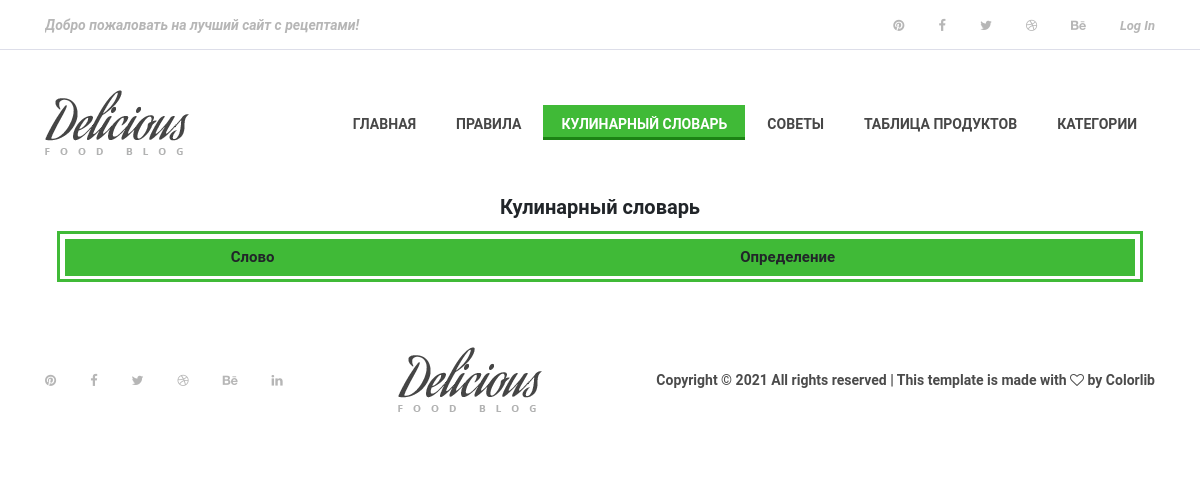
The app's page /dictionary/, older data.
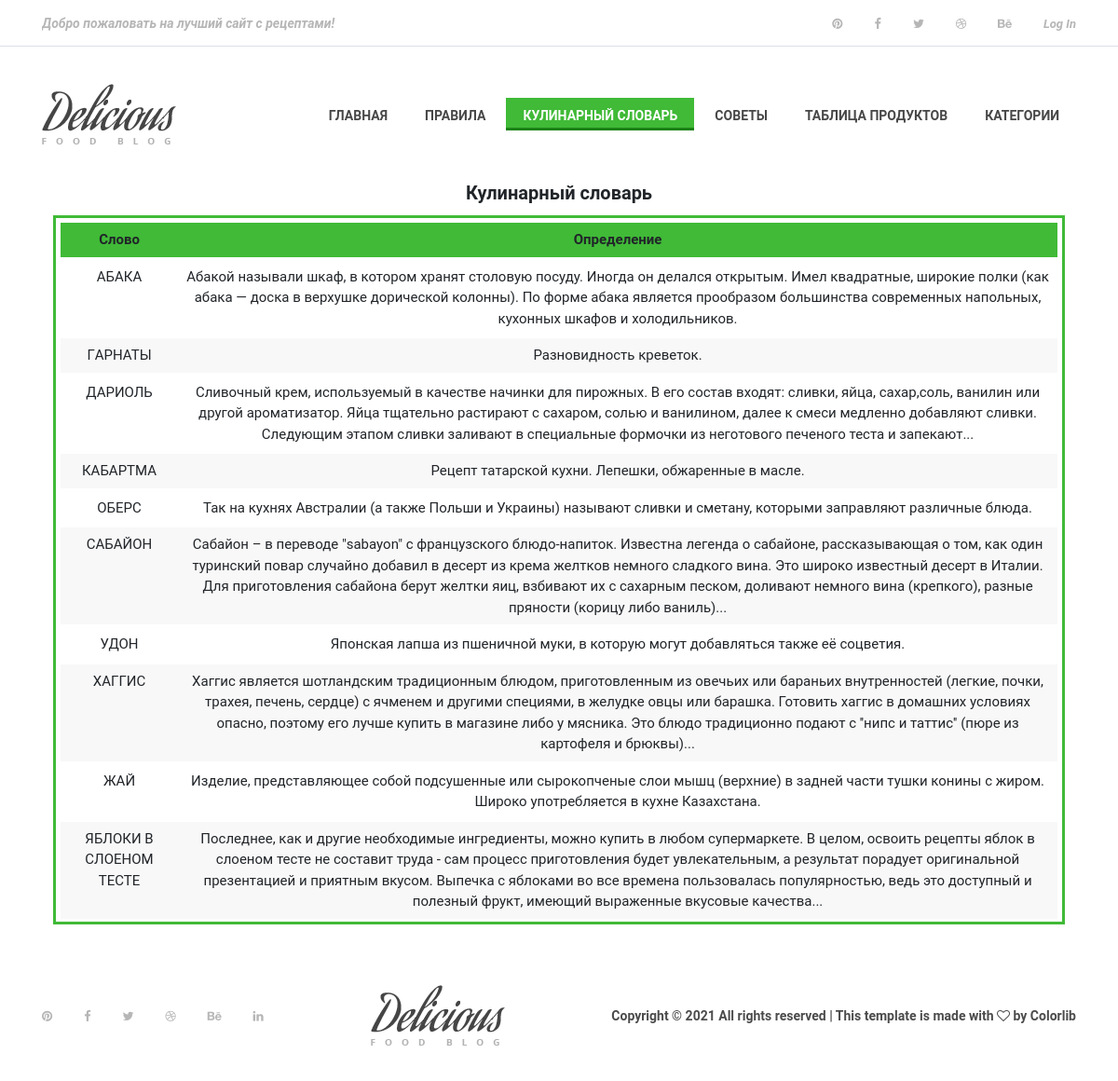
The same page, newer data.
### main/models.py (models this page shows, shortened)
class Dictionary(models.Model):
    DictionaryID = models.AutoField(primary_key=True)
    Name = models.CharField(max_length=100)
    Description = models.TextField()
    class Meta:
        verbose_name = 'Определение'
        verbose_name_plural = 'Определения'

### main/views.py (the view)
# urls.py: path('dictionary/', include('main.urls')),
def dictionary(request):
    dictionary = Dictionary.objects.all()
    return render(request, 'main/dictionary.html', {'dictionary': dictionary})

### main/templates/main/dictionary.html (shortened to what this page needs)
{% load static %}
<!DOCTYPE html>
<html lang="ru">
  <head>
    <link
      href="https://cdn.jsdelivr.net/npm/bootstrap@5.0.0/dist/css/bootstrap.min.css"
      rel="stylesheet"
    />
    <link rel="stylesheet" href="{% static 'style.css' %}" />
    <link rel="stylesheet" href="{% static 'categorystyle/style.css' %}" />
  </head>
  <body>
    <header class="header-area">
      <div class="top-header-area">
        <div class="container h-100">
          <div class="row h-100 align-items-center justify-content-between">
            <div class="col-12 col-sm-6">
              <div class="breaking-news">
                <div id="breakingNewsTicker" class="ticker">
                  <ul>
                    <li><a href="#">Добро пожаловать на лучший сайт с рецептами!</a></li>
                </ul>
                </div>
              </div>
            </div>
            <div class="col-12 col-sm-6">
              <div class="top-social-info text-right">
                <a href="#"
                  ><i class="fa fa-pinterest" aria-hidden="true"></i
                ></a>
                <a href="#"
                  ><i class="fa fa-facebook" aria-hidden="true"></i
                ></a>
                <a href="#"><i class="fa fa-twitter" aria-hidden="true"></i></a>
                <a href="#"
                  ><i class="fa fa-dribbble" aria-hidden="true"></i
                ></a>
                <a href="#"><i class="fa fa-behance" aria-hidden="true"></i></a>
                {% if user.is_authenticated %}
                <a href="{% url 'logout' %}"
                  ><i aria-hidden="true">Log out</i></a
                >
                {% else %}
                <a href="{% url 'login' %}"><i aria-hidden="true">Log In</i></a>
                {% endif %}
              </div>
            </div>
          </div>
        </div>
      </div>
      <div class="delicious-main-menu">
        <div class="classy-nav-container breakpoint-off">
          <div class="container">
            <nav
              class="classy-navbar justify-content-between"
              id="deliciousNav"
            >
              <a class="nav-brand" href="../"
                ><img src="{% static 'img/core-img/logo.png' %}" alt=""
              /></a>
              <div class="classy-menu">
                <div class="classynav">
                  <ul>
                    <li><a href="../">Главная</a></li>
                    <li><a href="../equipmentTips/">Правила</a></li>
                    <li class="active"><a href="../dictionary/">Кулинарный словарь</a></li>
                    <li><a href="../recomendation/">Советы</a></li>
                    <li><a href="../card/">Таблица продуктов</a></li>
                    <li><a href="../category/">Категории</a></li>
                  </ul>
                </div>
              </div>
            </nav>
          </div>
        </div>
      </div>
    </header>
    <div class="container">
      <h5 class="tableCaption">Кулинарный словарь</h5>
      <div class="table-wrap">
        <table class="table">
          <thead>
            <tr>
              <th>Слово</th>
              <th>Определение</th>
            </tr>
          </thead>
          <tbody>
          {% for dic in dictionary %}
            <tr>
                <td data-label="Слово">{{ dic.Name }}</td>
                <td data-label="Определение">{{ dic.Description }}</td>
            </tr>
          {% endfor %}
          </tbody>
        </table>
      </div>
    </div>
    <footer class="footer-area">
      <div class="container h-100">
        <div class="row h-100">
          <div
            class="
              col-12
              h-100
              d-flex
              flex-wrap
              align-items-center
              justify-content-between
            "
          >
            <div class="footer-social-info text-right">
              <a href="#"><i class="fa fa-pinterest" aria-hidden="true"></i></a>
              <a href="#"><i class="fa fa-facebook" aria-hidden="true"></i></a>
              <a href="#"><i class="fa fa-twitter" aria-hidden="true"></i></a>
              <a href="#"><i class="fa fa-dribbble" aria-hidden="true"></i></a>
              <a href="#"><i class="fa fa-behance" aria-hidden="true"></i></a>
              <a href="#"><i class="fa fa-linkedin" aria-hidden="true"></i></a>
            </div>
            <div class="footer-logo">
              <a href="index.html"
                ><img src="{% static 'img/core-img/logo.png' %}" alt=""
              /></a>
            </div>
            <p>
              Copyright &copy;
              All rights reserved | This template is made with
              <i class="fa fa-heart-o" aria-hidden="true"></i> by
              <a href="https://colorlib.com" target="_blank">Colorlib</a>
            </p>
          </div>
        </div>
      </div>
    </footer>
  </body>
</html>

### main/static/style.css (style rules this page uses)
* { margin: 0; padding: 0; }
body { font-family: "Open Sans", sans-serif; font-size: 14px; }
h1, h2, h3, h4, h5, h6 { color: #000000; line-height: 1.3; font-weight: 600; }
p { color: #9b9b9b; font-size: 14px; line-height: 2; font-weight: 400; }
a, a:hover, a:focus { -webkit-transition-duration: 500ms; transition-duration: 500ms; text-decoration: none; outline: 0 solid transparent; color: #000000; font-weight: 600; font-size: 14px; color: #474747; }
ul, ol { margin: 0; }
ul li, ol li { list-style: none; }
img { height: auto; max-width: 100%; }
.header-area { position: relative; z-index: 100; width: 100%; }
.header-area .top-header-area { width: 100%; height: 50px; background-color: #ffffff; border-bottom: 1px solid #dddee9; }
.header-area .top-header-area .breaking-news .ticker { width: 100%; text-align: left; position: relative; overflow: hidden; }
.header-area .top-header-area .breaking-news .ticker ul { width: 100%; position: relative; z-index: 1; }
.header-area .top-header-area .breaking-news .ticker ul li { display: none; width: 100%; }
.header-area .top-header-area .breaking-news .ticker ul li a { font-size: 14px; color: #b6b6b6; font-style: italic; }
.header-area .top-header-area .top-social-info a { display: inline-block; color: #b6b6b6; font-size: 13px; margin-right: 30px; }
.header-area .top-header-area .top-social-info a:last-child { margin-right: 0; }
.header-area .delicious-main-menu { position: relative; width: 100%; z-index: 100; height: 145px; }
.header-area .delicious-main-menu .classy-nav-container { background-color: transparent; }
.header-area .delicious-main-menu .classy-navbar { height: 145px; padding: 0; }
.header-area .delicious-main-menu .classy-navbar .classynav ul li a { font-weight: 600; }
.header-area .delicious-main-menu .classy-navbar .classynav > ul > li > a { text-transform: uppercase; padding: 12px 18px 11px; background-color: transparent; border-bottom: 3px solid transparent; line-height: 1; color: #474747; font-weight: 600; }
.header-area .delicious-main-menu .classy-navbar .classynav > ul > li.active > a { color: #ffffff; background-color: #40ba37; border-bottom: 3px solid #1c8314; }
.header-area .delicious-main-menu .classy-navbar .classynav > ul > li.active > a::after { color: #ffffff; }
.footer-area { position: relative; z-index: 1; width: 100%; height: 140px; background-color: #ffffff; }
.footer-area .footer-social-info { padding-right: 15px; }
.footer-area .footer-social-info a { display: inline-block; color: #b6b6b6; font-size: 13px; margin-right: 30px; }
.footer-area .footer-social-info a:last-child { margin-right: 0; }
.footer-area p { color: #4b4b4b; font-weight: 600; margin-bottom: 0; padding-left: 15px; }
.footer-area p a { color: #4b4b4b; font-weight: 600; }

### main/static/categorystyle/style.css (style rules this page uses)
a, a:hover, a:focus { -webkit-transition-duration: 500ms; transition-duration: 500ms; text-decoration: none; outline: 0 solid transparent; color: #000000; font-weight: 600; font-size: 14px; color: #474747; }
.table-wrap { text-align: center; padding: 2rem 2rem; color: #000; padding: 15px !important; }
table { width: 100%; margin-bottom: 20px; border: 5px solid #fff; border-top: 5px solid #fff; border-bottom: 3px solid #fff; border-collapse: collapse; outline: 3px solid #40ba37; font-size: 15px; background: #fff!important; border-color: #fff !important; }
.table th { font-weight: bold; padding: 7px; background: #40ba37; border: none; text-align: center; font-size: 15px; border-top: 3px solid #fff; border-bottom: 3px solid #40ba37; }
.table td { padding: 7px; border: none; border-top: 3px solid #fff; border-bottom: 3px solid #fff; font-size: 15px; }
.table tbody tr:nth-child(even) { background: #f8f8f8!important; }
.tableCaption { text-align: center; margin-bottom: 0px; font-weight: bold; }

Row changes from the older to the newer data that the page shows:
added Dictionary: Name "АБАКА", Description "Абакой называли шкаф, в котором хранят столовую посуду. Иногда он делался открытым. Имел квадратные, широкие полки (как абака — доска в верхушке дорической колонны). По форме абака является прообразом большинства современных напольных, кухонных шкафов и холодильников."
added Dictionary: Name "ГAPНАТЫ", Description "Разновидность креветок."
added Dictionary: Name "ДAPИОЛЬ", Description "Сливочный крем, используемый в качестве начинки для пирожных. В его состав входят: сливки, яйца, сахар,соль, ванилин или другой ароматизатор. Яйца тщательно растирают с сахаром, солью и ванилином, далее к смеси медленно добавляют сливки. Следующим этапом сливки заливают в специальные формочки из неготового печеного теста и запекают..."
added Dictionary: Name "КАБАРТМА", Description "Рецепт татарской кухни. Лепешки, обжаренные в масле."
added Dictionary: Name "ОБЕРС", Description "Так на кухнях Австралии (а также Польши и Украины) называют сливки и сметану, которыми заправляют различные блюда."
added Dictionary: Name "САБАЙОН", Description "Сабайон – в переводе \"sabayon\" с французского блюдо-напиток. Известна легенда о сабайоне, рассказывающая о том, как один туринский повар случайно добавил в десерт из крема желтков немного сладкого вина. Это широко известный десерт в Италии. Для приготовления сабайона берут желтки яиц, взбивают их с сахарным песком, доливают немного вина (крепкого), разные пряности (корицу либо ваниль)..."
added Dictionary: Name "УДОН", Description "Японская лапша из пшеничной муки, в которую могут добавляться также её соцветия."
added Dictionary: Name "ХАГГИС", Description "Хаггис является шотландским традиционным блюдом, приготовленным из овечьих или бараньих внутренностей (легкие, почки, трахея, печень, сердце) с ячменем и другими специями, в желудке овцы или барашка. Готовить хаггис в домашних условиях опасно, поэтому его лучше купить в магазине либо у мясника. Это блюдо традиционно подают с ''нипс и таттис'' (пюре из картофеля и брюквы)..."
added Dictionary: Name "ЖAЙ", Description "Изделие, представляющее собой подсушенные или сырокопченые слои мышц (верхние) в задней части тушки конины с жиром. Широко употребляется в кухне Казахстана."
added Dictionary: Name "ЯБЛОКИ В СЛОЕНОМ ТЕСТЕ", Description "Последнее, как и другие необходимые ингредиенты, можно купить в любом супермаркете. В целом, освоить рецепты яблок в слоеном тесте не составит труда - сам процесс приготовления будет увлекательным, а результат порадует оригинальной презентацией и приятным вкусом. Выпечка с яблоками во все времена пользовалась популярностью, ведь это доступный и полезный фрукт, имеющий выраженные вкусовые качества..."
